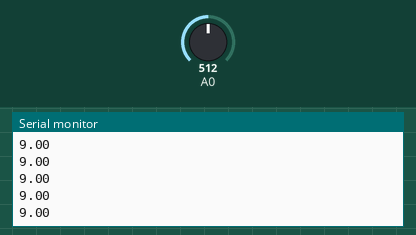
Simulated run of this sketch. Board: Arduino Uno, built with avr-gcc and run on an emulated ATmega328P. Shown: the last lines printed to the serial monitor. Inputs (shaded band) come from the test bench; at power-on: A0 = 512.

Above: at 1.2 s.
1.3 s: A0 set to 716
At 1.5 s:
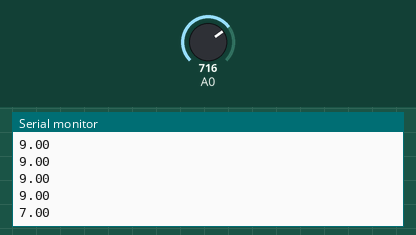
2.8 s: A0 set to 900
At 2.88 s:
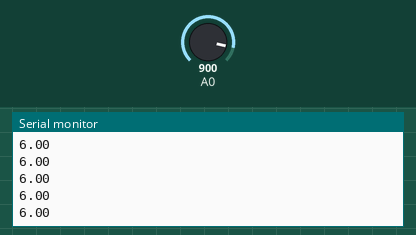
Timing chart, 0 to 5.8 s (numbered marks = the images above; inputs shaded):
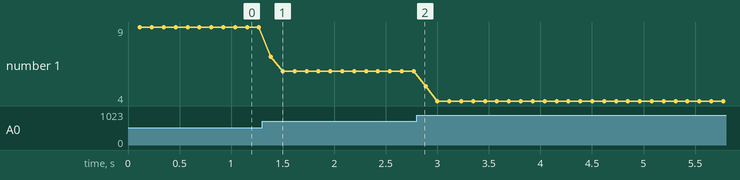

The sketch:

infrared.ino
```cpp
int val; // analog reading from IR sensors
float distance; // distace float
float distance_1;
int sum = 0;

void setup() {
  // put your setup code here, to run once:
    Serial.begin(9600);
}

void loop() {
  // put your main code here, to run repeatedly:
    for (int i = 0; i <= 10; i++) {
    val = analogRead(0); // read the value from the IR sensor
    distance = 12343.85 * pow(val, -1.15);    // distance in cm; for accurate sensor measurements, calibration is required
    sum = sum + distance;
    delay(10);   // sampling interval
    }

  distance_1 = sum/10; // averaging over 10 readings
  Serial.println(distance_1);
  sum = 0; //clear sum
}
```

Measured:
- after the input at 1.3 s, the serial monitor: prints a new line after 0.09 s (image 1)
- plotted number 1: 9 → 6 after the input at 1.3 s, 6 → 4 after the input at 2.8 s
